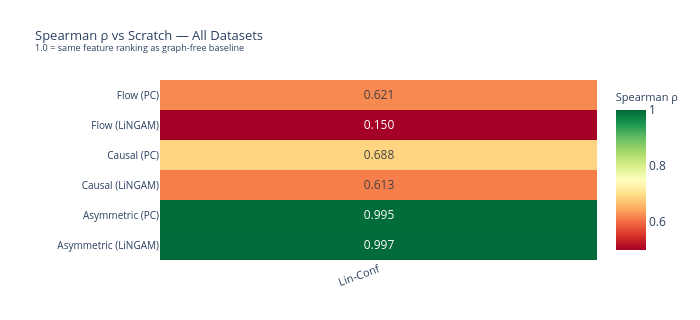

Source (notebook cell):
### Markdown cell above
## 3. Cross-Dataset Comparison

### 3a — Spearman ρ vs Scratch  
Feature ranking correlation between each causal method and the graph-free Scratch baseline.

### 3b — Top-K Jaccard vs Scratch  
Fraction of the top-K features shared with Scratch's top-K set.

### 3c — True-Parent Precision@K  
Fraction of the top-K features that are true causal parents of Y.

### Code cell
# ── 3a: Spearman ρ heatmap — method×graph rows, dataset columns ──────────────
df_rho = df_metrics[df_metrics["Method"].isin(BASE_METHODS)].drop_duplicates(
    subset=["Dataset", "DatasetFull", "Method", "Graph", "Spearman"]
)[["DatasetFull", "Method", "Graph", "Spearman"]].dropna()
# Take one row per (dataset, method, graph) — Spearman doesn't depend on K
df_rho = df_rho.groupby(["DatasetFull", "Method", "Graph"], as_index=False)["Spearman"].first()

pivot_rho = df_rho.pivot_table(
    index=["Method", "Graph"], columns="DatasetFull", values="Spearman"
)
pivot_rho = pivot_rho[[ds for ds in DATASETS if ds in pivot_rho.columns]]

row_labels = [f"{m} ({g})" for m, g in pivot_rho.index]
col_labels = [DS_LABELS[c] for c in pivot_rho.columns]

fig_rho = go.Figure(go.Heatmap(
    z            = pivot_rho.values,
    x            = col_labels,
    y            = row_labels,
    colorscale   = "RdYlGn",
    zmin=0.5, zmax=1.0,
    text         = [[f"{v:.3f}" for v in row] for row in pivot_rho.values],
    texttemplate = "%{text}",
    textfont     = dict(size=12),
    colorbar     = dict(title=dict(text="Spearman ρ", font=dict(size=11))),
    hovertemplate="<b>%{y}</b> — %{x}<br>ρ = %{z:.3f}<extra></extra>",
))
fig_rho.update_layout(
    title=dict(text="Spearman ρ vs Scratch — All Datasets<br>"
               "<sup>1.0 = same feature ranking as graph-free baseline</sup>",
               font=dict(size=13)),
    height=320, width=700,
    margin=dict(l=160, r=80, t=80, b=60),
    xaxis=dict(tickfont=dict(size=11), tickangle=-20),
    yaxis=dict(tickfont=dict(size=10)),
)
fig_rho.show()

### Figure 1 — Plotly figure (JSON) as saved in the notebook; plotly's stock layout.template omitted (floating-point values rounded to 4 significant figures)
{"data": [{"colorbar": {"title": {"font": {"size": 11}, "text": "Spearman ρ"}}, "colorscale": [[0, "rgb(165,0,38)"], [0.1, "rgb(215,48,39)"], [0.2, "rgb(244,109,67)"], [0.3, "rgb(253,174,97)"], [0.4, "rgb(254,224,139)"], [0.5, "rgb(255,255,191)"], [0.6, "rgb(217,239,139)"], [0.7, "rgb(166,217,106)"], [0.8, "rgb(102,189,99)"], [0.9, "rgb(26,152,80)"], [1, "rgb(0,104,55)"]], "hovertemplate": "<b>%{y}</b> — %{x}<br>ρ = %{z:.3f}<extra></extra>", "text": [["0.997"], ["0.995"], ["0.613"], ["0.688"], ["0.150"], ["0.621"]], "textfont": {"size": 12}, "texttemplate": "%{text}", "type": "heatmap", "x": ["Lin-Conf"], "y": ["Asymmetric (LiNGAM)", "Asymmetric (PC)", "Causal (LiNGAM)", "Causal (PC)", "Flow (LiNGAM)", "Flow (PC)"], "z": [[0.9968], [0.9951], [0.6129], [0.6881], [0.1501], [0.6212]], "zmax": 1, "zmin": 0.5}], "layout": {"height": 320, "margin": {"b": 60, "l": 160, "r": 80, "t": 80}, "title": {"font": {"size": 13}, "text": "Spearman ρ vs Scratch — All Datasets<br><sup>1.0 = same feature ranking as graph-free baseline</sup>"}, "width": 700, "xaxis": {"tickangle": -20, "tickfont": {"size": 11}}, "yaxis": {"tickfont": {"size": 10}}}}
